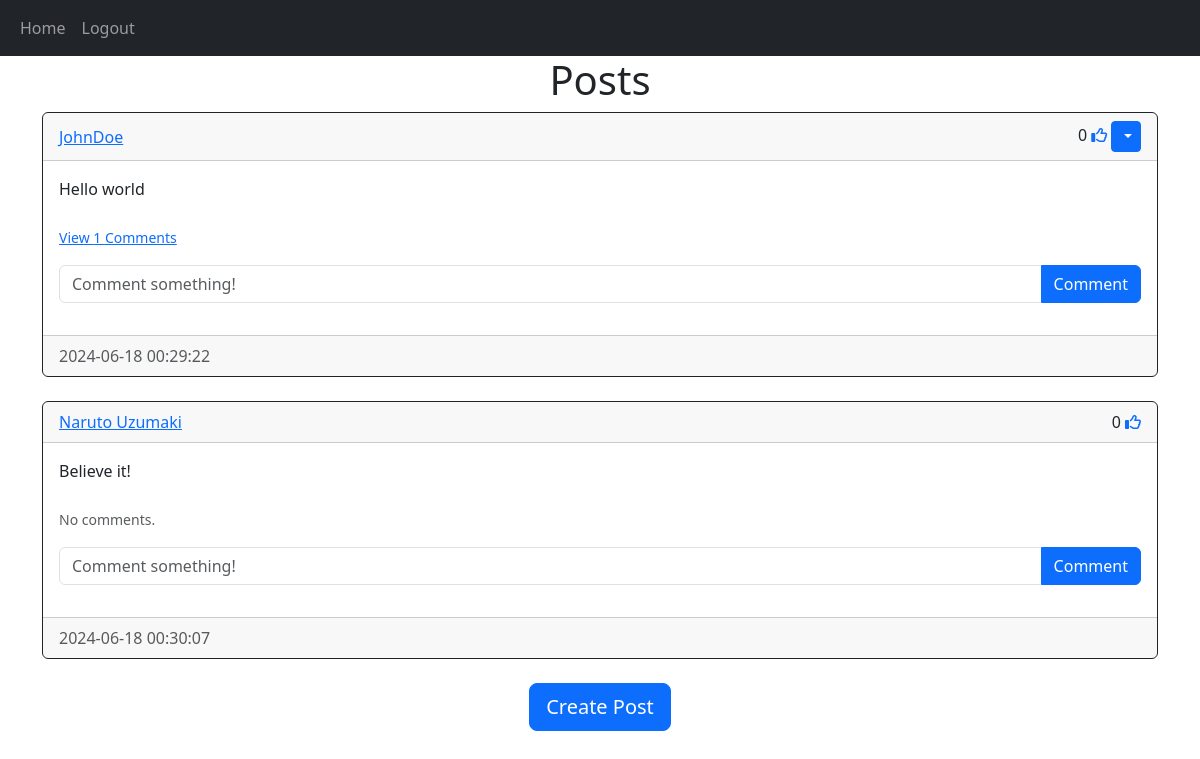
Screenshot of /home (signed in) with the database file from the repository.
### website/models.py (models this page shows)
class Post(db.Model):
    id = db.Column(db.Integer, primary_key=True)
    text = db.Column(db.Text, nullable=False)
    date_created = db.Column(db.DateTime(timezone=True), default = func.now())
    author = db.Column(db.Integer, db.ForeignKey('user.id', ondelete='CASCADE'), nullable=False)
    comments = db.relationship('Comment', backref='post', passive_deletes=True)
    likes = db.relationship('Like', backref='post', passive_deletes=True)

class User(db.Model, UserMixin):
    id = db.Column(db.Integer, primary_key=True)
    email = db.Column(db.String(150), unique=True)
    username = db.Column(db.String(150), unique=True)
    password = db.Column(db.String(150))
    date_created = db.Column(db.DateTime(timezone=True), default = func.now())
    posts = db.relationship('Post', backref='user', passive_deletes=True)
    comments = db.relationship('Comment', backref='user', passive_deletes=True)
    likes = db.relationship('Like', backref='user', passive_deletes=True)

### website/views.py (the view)
@views.route("/")
@views.route("/home")
@login_required
def home():
    posts = Post.query.all()
    return render_template("home.html", user=current_user, posts=posts)

### website/__init__.py (called while the page is built)
def create_app():
    app = Flask(__name__)
    app.config['SECRET_KEY'] = "dcu238rh%@29x3o"
    app.config['SQLALCHEMY_DATABASE_URI'] = f'sqlite:///{DB_NAME}'
    db.init_app(app)
    from .views import views
    from .auth import auth
    app.register_blueprint(views, url_prefix="/")
    app.register_blueprint(auth, url_prefix="/")
    from .models import User, Post, Comment, Like
    login_manager = LoginManager()
    login_manager.login_view = 'auth.login'
    login_manager.init_app(app)
    @login_manager.user_loader
    def load_user(id):
        return User.query.get(int(id))
    create_database(app)
    return app

### website/templates/home.html (shortened to what this page needs)
<!DOCTYPE html>
{% extends "post_div.html" %}

### website/templates/post_div.html (shortened to what this page needs)
<!DOCTYPE html>
{% extends "base.html" %}
{% block content %}
    <h1 align="center">{% block header %} Posts {% endblock %}</h1>
        <div id="posts">
            {% for post in posts %}
            <div class="card border-dark">
                <div class="card-header d-flex justify-content-between align-items-center">
                    <a href="/posts/{{post.user.username}}">{{ post.user.username }}</a>
                    <div>
                    {{ post.likes | length }}
                    {% if user.id in post.likes|map(attribute="author")|list %}
                        <a href="/like-post/{{ post.id }}"><i class="fa-solid fa-thumbs-up"></i></a>
                    {% else %}
                        <a href="/like-post/{{ post.id }}"><i class="fa-regular fa-thumbs-up"></i></a>
                    {% endif %}
                    {% if user.id == post.author %}
                    <div class="btn-group">
                        <button type="button" class="btn btn-sm btn-primary dropdown-toggle" data-bs-toggle="dropdown">
                        </button>
                    </div>
                    {% endif %}
                    </div>
                </div>
                <div class="card-body">
                <div class="card-text">{{ post.text }}</div>
                    <br />
                    <p class="card-text">
                        {% if post.comments|length > 0 %}
                            <a data-bs-toggle="collapse" href="#comments-{{post.id}}" role="button">
                                <small>View {{post.comments|length}} Comments</small>
                            </a>
                        {% else %}
                            <small class="text-muted">No comments.</small>
                        {% endif %}
                    </p>
                    <form class="input-group mb-3" method="POST" action="/create-comment/{{post.id}}">
                    <input type="text" id="text" name="text" class="form-control" placeholder="Comment something!"/>
                    <button type="submit" class="btn btn-primary">Comment</button>
                    </form>
                </div>
                <div class="card-footer text-muted">{{post.date_created}}</div>
            </div>
            <br />
            {% endfor %}
            </div>
            {% block footer %}
            <div align="center">
                <a href="/create-post">
                    <button type="button" class="btn btn-primary btn-lg">Create Post</button>
                </a>
            </div>
            {% endblock %}
{% endblock %}

### rows the page displays
Post: user.username "JohnDoe", likes|length "0", text "Hello world", comments|length "1", date_created "2024-06-18 00:29:22"
Post: user.username "Naruto Uzumaki", likes|length "0", text "Believe it!", shows "No comments.", date_created "2024-06-18 00:30:07"
